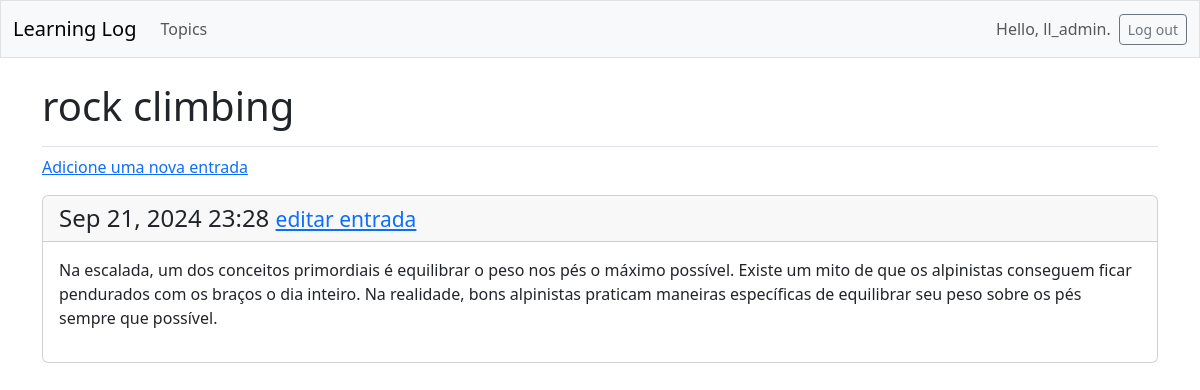
Page /topics/2 (signed in) on the committed database.
### learning_logs/models.py (models this page shows, shortened)
class Topic (models.Model):
    text = models.CharField(max_length=200)
    date_added = models.DateTimeField(auto_now_add=True)
    owner = models.ForeignKey(User, on_delete=models.CASCADE)

class Entry (models.Model):
    topic = models.ForeignKey(Topic, on_delete=models.CASCADE)
    text = models.TextField()
    date_added = models.DateTimeField(auto_now_add=True)
    class Meta:
        verbose_name_plural = 'entries'

### learning_logs/views.py (the view)
# urls.py: path('topics/<int:topic_id>', views.topic, name= 'topic'),
@login_required
def topic(request, topic_id):
    topic = Topic.objects.get(id=topic_id)
    if topic.owner != request.user:
        raise Http404
    entries = topic.entry_set.order_by('-date_added')
    context = {'topic': topic, 'entries': entries}
    return render(request, 'learning_logs/topic.html', context)

### learning_logs/templates/learning_logs/topic.html
{% extends 'learning_logs/base.html' %}
{% block page_header %}
  <h1>{{ topic.text }}</h1>
{% endblock page_header %}
{% block content %}
  <p>
    <a href="{% url 'learning_logs:new_entry' topic.id %}">Adicione uma nova entrada</a>
  </p>
  {% for entry in entries %}
    <div class="card mb-3">
      <h4 class="card-header">
        {{ entry.date_added|date:'M d, Y H:i' }}
        <small><a href="{% url 'learning_logs:edit_entry' entry.id %}">
          editar entrada</a></small>
      </h4>
      <div class="card-body">{{ entry.text|linebreaks }}</div>
    </div>
  {% empty %}
    <p>Esse tópico ainda não contém entradas.</p>
  {% endfor %}
{% endblock content %}

### learning_logs/templates/learning_logs/base.html (shortened to what this page needs)
<!doctype html>
<html lang="en">
<head>
  {% load django_bootstrap5 %}
  {% bootstrap_css %}
</head>
<body>
  <nav class="navbar navbar-expand-md navbar-light bg-light mb-4 border">
    <div class="container-fluid">
      <a class="navbar-brand" href="{% url 'learning_logs:index' %}">
          Learning Log</a>
      <div class="collapse navbar-collapse" id="navbarCollapse">
        <ul class="navbar-nav me-auto mb-2 mb-md-0">
          <li class="nav-item">
            <a class="nav-link" href="{% url 'learning_logs:topics' %}">
              Topics</a></li>
        </ul>
        <ul class="navbar-nav ms-auto mb-2 mb-md-0">
          {% if user.is_authenticated %}
            <li class="nav-item">
              <span class="navbar-text me-2">Hello, {{ user.username }}.
                </span></li>
          {% endif %}
        </ul>
        {% if user.is_authenticated %}
          <form action="{% url 'accounts:logout' %}" method='post'>
            <button name='submit' class='btn btn-outline-secondary btn-sm'>
              Log out</button>
          </form>
        {% endif %}
      </div>
    </div>
  </nav>
  <main class="container">
    <div class="pb-2 mb-2 border-bottom">
      {% block page_header %}{% endblock page_header %}
    </div>
    <div>
      {% block content %}{% endblock content %}
    </div>
  </main>
</body>
</html>

### rows in the picture
Topic: text "rock climbing"
Entry: date_added "Sep 21, 2024 23:28", text "Na escalada, um dos conceitos primordiais é equilibrar o peso nos pés o máximo possível. Existe um mito de que os alpinistas conseguem ficar pendurados com os braços o dia inteiro. Na realidade, bons alpinistas praticam maneiras específicas de equilibrar seu peso sobre os pés sempre que possível."

### other values in the picture
{{ user.username }} "ll_admin"
